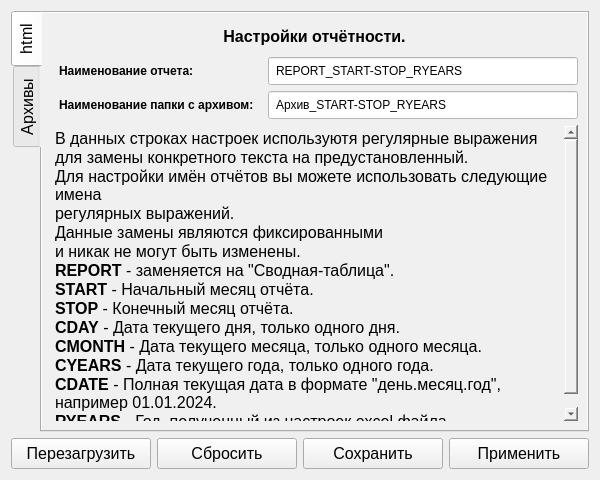
<?xml version="1.0" encoding="UTF-8"?>
<ui version="4.0">
 <class>settings_form</class>
 <widget class="QWidget" name="settings_form">
  <property name="geometry">
   <rect>
    <x>0</x>
    <y>0</y>
    <width>600</width>
    <height>480</height>
   </rect>
  </property>
  <property name="minimumSize">
   <size>
    <width>600</width>
    <height>480</height>
   </size>
  </property>
  <property name="font">
   <font>
    <family>Arial</family>
    <pointsize>12</pointsize>
   </font>
  </property>
  <property name="contextMenuPolicy">
   <enum>Qt::DefaultContextMenu</enum>
  </property>
  <property name="windowTitle">
   <string>Настройки</string>
  </property>
  <property name="windowIcon">
   <iconset resource="resourses.qrc">
    <normaloff>:/icon_res/excel.svg</normaloff>:/icon_res/excel.svg</iconset>
  </property>
  <layout class="QVBoxLayout" name="verticalLayout">
   <item>
    <widget class="QTabWidget" name="tab_widget">
     <property name="layoutDirection">
      <enum>Qt::LeftToRight</enum>
     </property>
     <property name="styleSheet">
      <string notr="true">background-color: rgb(240, 240, 240);</string>
     </property>
     <property name="tabPosition">
      <enum>QTabWidget::West</enum>
     </property>
     <property name="currentIndex">
      <number>0</number>
     </property>
     <widget class="QWidget" name="tab">
      <attribute name="icon">
       <iconset resource="resourses.qrc">
        <normaloff>:/icon_res/html.svg</normaloff>:/icon_res/html.svg</iconset>
      </attribute>
      <attribute name="title">
       <string>html</string>
      </attribute>
      <layout class="QGridLayout" name="gridLayout">
       <item row="1" column="0">
        <widget class="QLabel" name="label_regular">
         <property name="styleSheet">
          <string notr="true">padding: 5px;</string>
         </property>
         <property name="text">
          <string>&lt;html&gt;&lt;head/&gt;&lt;body&gt;&lt;p&gt;&lt;span style=&quot; font-weight:600;&quot;&gt;Наименование отчета:&lt;/span&gt;&lt;/p&gt;&lt;/body&gt;&lt;/html&gt;</string>
         </property>
        </widget>
       </item>
       <item row="1" column="1">
        <widget class="QLineEdit" name="edit_regular">
         <property name="styleSheet">
          <string notr="true">background-color: rgb(255, 255, 255);
padding: 5px;</string>
         </property>
         <property name="text">
          <string>REPORT_START-STOP_RYEARS</string>
         </property>
        </widget>
       </item>
       <item row="2" column="0">
        <widget class="QLabel" name="label_zip">
         <property name="styleSheet">
          <string notr="true">padding: 5px;</string>
         </property>
         <property name="text">
          <string>&lt;html&gt;&lt;head/&gt;&lt;body&gt;&lt;p&gt;&lt;span style=&quot; font-weight:600;&quot;&gt;Наименование папки с архивом:&lt;/span&gt;&lt;/p&gt;&lt;/body&gt;&lt;/html&gt;</string>
         </property>
        </widget>
       </item>
       <item row="2" column="1">
        <widget class="QLineEdit" name="edit_zip">
         <property name="styleSheet">
          <string notr="true">background-color: rgb(255, 255, 255);
padding: 5px;</string>
         </property>
         <property name="text">
          <string>Архив_START-STOP_RYEARS</string>
         </property>
        </widget>
       </item>
       <item row="3" column="0" colspan="2">
        <widget class="QTextEdit" name="edit_info">
         <property name="sizePolicy">
          <sizepolicy hsizetype="Expanding" vsizetype="Expanding">
           <horstretch>0</horstretch>
           <verstretch>0</verstretch>
          </sizepolicy>
         </property>
         <property name="styleSheet">
          <string notr="true">background-color: rgb(240, 240, 240);</string>
         </property>
         <property name="frameShape">
          <enum>QFrame::NoFrame</enum>
         </property>
         <property name="frameShadow">
          <enum>QFrame::Plain</enum>
         </property>
         <property name="sizeAdjustPolicy">
          <enum>QAbstractScrollArea::AdjustIgnored</enum>
         </property>
         <property name="undoRedoEnabled">
          <bool>false</bool>
         </property>
         <property name="html">
          <string>&lt;!DOCTYPE HTML PUBLIC &quot;-//W3C//DTD HTML 4.0//EN&quot; &quot;http://www.w3.org/TR/REC-html40/strict.dtd&quot;&gt;
&lt;html&gt;&lt;head&gt;&lt;meta name=&quot;qrichtext&quot; content=&quot;1&quot; /&gt;&lt;style type=&quot;text/css&quot;&gt;
p, li { white-space: pre-wrap; }
&lt;/style&gt;&lt;/head&gt;&lt;body style=&quot; font-family:'MS Shell Dlg 2'; font-size:8.25pt; font-weight:400; font-style:normal;&quot;&gt;
&lt;p style=&quot; margin-top:0px; margin-bottom:0px; margin-left:0px; margin-right:0px; -qt-block-indent:0; text-indent:0px;&quot;&gt;&lt;span style=&quot; font-family:'Arial'; font-size:12pt;&quot;&gt;В данных строках настроек используютя регулярные выражения&lt;/span&gt;&lt;/p&gt;
&lt;p style=&quot; margin-top:0px; margin-bottom:0px; margin-left:0px; margin-right:0px; -qt-block-indent:0; text-indent:0px;&quot;&gt;&lt;span style=&quot; font-family:'Arial'; font-size:12pt;&quot;&gt;для замены конкретного текста на предустановленный.&lt;/span&gt;&lt;/p&gt;
&lt;p style=&quot; margin-top:0px; margin-bottom:0px; margin-left:0px; margin-right:0px; -qt-block-indent:0; text-indent:0px;&quot;&gt;&lt;span style=&quot; font-family:'Arial'; font-size:12pt;&quot;&gt;Для настройки имён отчётов вы можете использовать следующие имена&lt;/span&gt;&lt;/p&gt;
&lt;p style=&quot; margin-top:0px; margin-bottom:0px; margin-left:0px; margin-right:0px; -qt-block-indent:0; text-indent:0px;&quot;&gt;&lt;span style=&quot; font-family:'Arial'; font-size:12pt;&quot;&gt;регулярных выражений.&lt;/span&gt;&lt;/p&gt;
&lt;p style=&quot; margin-top:0px; margin-bottom:0px; margin-left:0px; margin-right:0px; -qt-block-indent:0; text-indent:0px;&quot;&gt;&lt;span style=&quot; font-family:'Arial'; font-size:12pt;&quot;&gt;Данные замены являются фиксированными &lt;/span&gt;&lt;/p&gt;
&lt;p style=&quot; margin-top:0px; margin-bottom:0px; margin-left:0px; margin-right:0px; -qt-block-indent:0; text-indent:0px;&quot;&gt;&lt;span style=&quot; font-family:'Arial'; font-size:12pt;&quot;&gt;и никак не могут быть изменены.&lt;/span&gt;&lt;/p&gt;
&lt;p style=&quot; margin-top:0px; margin-bottom:0px; margin-left:0px; margin-right:0px; -qt-block-indent:0; text-indent:0px;&quot;&gt;&lt;span style=&quot; font-family:'Arial'; font-size:12pt; font-weight:600;&quot;&gt;REPORT&lt;/span&gt;&lt;span style=&quot; font-family:'Arial'; font-size:12pt;&quot;&gt; - заменяется на &amp;quot;Сводная-таблица&amp;quot;.&lt;/span&gt;&lt;/p&gt;
&lt;p style=&quot; margin-top:0px; margin-bottom:0px; margin-left:0px; margin-right:0px; -qt-block-indent:0; text-indent:0px;&quot;&gt;&lt;span style=&quot; font-family:'Arial'; font-size:12pt; font-weight:600;&quot;&gt;START&lt;/span&gt;&lt;span style=&quot; font-family:'Arial'; font-size:12pt;&quot;&gt; - Начальный месяц отчёта.&lt;/span&gt;&lt;/p&gt;
&lt;p style=&quot; margin-top:0px; margin-bottom:0px; margin-left:0px; margin-right:0px; -qt-block-indent:0; text-indent:0px;&quot;&gt;&lt;span style=&quot; font-family:'Arial'; font-size:12pt; font-weight:600;&quot;&gt;STOP&lt;/span&gt;&lt;span style=&quot; font-family:'Arial'; font-size:12pt;&quot;&gt; - Конечный месяц отчёта.&lt;/span&gt;&lt;/p&gt;
&lt;p style=&quot; margin-top:0px; margin-bottom:0px; margin-left:0px; margin-right:0px; -qt-block-indent:0; text-indent:0px;&quot;&gt;&lt;span style=&quot; font-family:'Arial'; font-size:12pt; font-weight:600;&quot;&gt;CDAY&lt;/span&gt;&lt;span style=&quot; font-family:'Arial'; font-size:12pt;&quot;&gt; - Дата текущего дня, только одного дня.&lt;/span&gt;&lt;/p&gt;
&lt;p style=&quot; margin-top:0px; margin-bottom:0px; margin-left:0px; margin-right:0px; -qt-block-indent:0; text-indent:0px;&quot;&gt;&lt;span style=&quot; font-family:'Arial'; font-size:12pt; font-weight:600;&quot;&gt;CMONTH&lt;/span&gt;&lt;span style=&quot; font-family:'Arial'; font-size:12pt;&quot;&gt; - Дата текущего месяца, только одного месяца.&lt;/span&gt;&lt;/p&gt;
&lt;p style=&quot; margin-top:0px; margin-bottom:0px; margin-left:0px; margin-right:0px; -qt-block-indent:0; text-indent:0px;&quot;&gt;&lt;span style=&quot; font-family:'Arial'; font-size:12pt; font-weight:600;&quot;&gt;CYEARS&lt;/span&gt;&lt;span style=&quot; font-family:'Arial'; font-size:12pt;&quot;&gt; - Дата текущего года, только одного года.&lt;/span&gt;&lt;/p&gt;
&lt;p style=&quot; margin-top:0px; margin-bottom:0px; margin-left:0px; margin-right:0px; -qt-block-indent:0; text-indent:0px;&quot;&gt;&lt;span style=&quot; font-family:'Arial'; font-size:12pt; font-weight:600;&quot;&gt;CDATE&lt;/span&gt;&lt;span style=&quot; font-family:'Arial'; font-size:12pt;&quot;&gt; - Полная текущая дата в формате &amp;quot;день.месяц.год&amp;quot;, например 01.01.2024.&lt;/span&gt;&lt;/p&gt;
&lt;p style=&quot; margin-top:0px; margin-bottom:0px; margin-left:0px; margin-right:0px; -qt-block-indent:0; text-indent:0px;&quot;&gt;&lt;span style=&quot; font-family:'Arial'; font-size:12pt; font-weight:600;&quot;&gt;RYEARS&lt;/span&gt;&lt;span style=&quot; font-family:'Arial'; font-size:12pt;&quot;&gt; - Год, полученный из настроек excel файла.&lt;/span&gt;&lt;/p&gt;&lt;/body&gt;&lt;/html&gt;</string>
         </property>
         <property name="acceptRichText">
          <bool>false</bool>
         </property>
         <property name="textInteractionFlags">
          <set>Qt::TextSelectableByKeyboard|Qt::TextSelectableByMouse</set>
         </property>
        </widget>
       </item>
       <item row="0" column="0" colspan="2">
        <widget class="QLabel" name="label_html">
         <property name="sizePolicy">
          <sizepolicy hsizetype="Preferred" vsizetype="Preferred">
           <horstretch>0</horstretch>
           <verstretch>0</verstretch>
          </sizepolicy>
         </property>
         <property name="styleSheet">
          <string notr="true">padding: 5px;</string>
         </property>
         <property name="text">
          <string>&lt;html&gt;&lt;head/&gt;&lt;body&gt;&lt;p&gt;&lt;span style=&quot; font-size:12pt; font-weight:600;&quot;&gt;Настройки отчётности.&lt;/span&gt;&lt;/p&gt;&lt;/body&gt;&lt;/html&gt;</string>
         </property>
         <property name="alignment">
          <set>Qt::AlignCenter</set>
         </property>
        </widget>
       </item>
      </layout>
     </widget>
     <widget class="QWidget" name="tab_2">
      <attribute name="icon">
       <iconset resource="resourses.qrc">
        <normaloff>:/icon_res/zip.png</normaloff>:/icon_res/zip.png</iconset>
      </attribute>
      <attribute name="title">
       <string>Архивы</string>
      </attribute>
      <layout class="QGridLayout" name="gridLayout_2">
       <item row="0" column="0">
        <widget class="QLabel" name="label_zipconfig">
         <property name="sizePolicy">
          <sizepolicy hsizetype="Expanding" vsizetype="Preferred">
           <horstretch>0</horstretch>
           <verstretch>0</verstretch>
          </sizepolicy>
         </property>
         <property name="styleSheet">
          <string notr="true">padding: 5px;</string>
         </property>
         <property name="text">
          <string>&lt;html&gt;&lt;head/&gt;&lt;body&gt;&lt;p&gt;&lt;span style=&quot; font-size:12pt; font-weight:600;&quot;&gt;Настройки архивов.&lt;/span&gt;&lt;/p&gt;&lt;/body&gt;&lt;/html&gt;</string>
         </property>
         <property name="alignment">
          <set>Qt::AlignCenter</set>
         </property>
        </widget>
       </item>
       <item row="1" column="0">
        <widget class="QCheckBox" name="check_run">
         <property name="styleSheet">
          <string notr="true">padding: 5px;</string>
         </property>
         <property name="text">
          <string>Открыть отчёт после создания</string>
         </property>
         <property name="checked">
          <bool>true</bool>
         </property>
        </widget>
       </item>
       <item row="2" column="0">
        <widget class="QCheckBox" name="check_zip">
         <property name="styleSheet">
          <string notr="true">padding: 5px;</string>
         </property>
         <property name="text">
          <string>Открыть папку с архивом после формирования</string>
         </property>
        </widget>
       </item>
       <item row="3" column="0">
        <spacer name="verticalSpacer">
         <property name="orientation">
          <enum>Qt::Vertical</enum>
         </property>
         <property name="sizeHint" stdset="0">
          <size>
           <width>532</width>
           <height>330</height>
          </size>
         </property>
        </spacer>
       </item>
      </layout>
     </widget>
    </widget>
   </item>
   <item>
    <layout class="QHBoxLayout" name="horizontal_layout">
     <item>
      <widget class="QPushButton" name="upload_btn">
       <property name="styleSheet">
        <string notr="true">padding: 5px;</string>
       </property>
       <property name="text">
        <string>Перезагрузить</string>
       </property>
       <property name="icon">
        <iconset resource="resourses.qrc">
         <normaloff>:/icon_res/refresh.png</normaloff>:/icon_res/refresh.png</iconset>
       </property>
      </widget>
     </item>
     <item>
      <widget class="QPushButton" name="clear_btn">
       <property name="styleSheet">
        <string notr="true">padding: 5px;</string>
       </property>
       <property name="text">
        <string>Сбросить</string>
       </property>
       <property name="icon">
        <iconset resource="resourses.qrc">
         <normaloff>:/icon_res/clear.png</normaloff>:/icon_res/clear.png</iconset>
       </property>
      </widget>
     </item>
     <item>
      <widget class="QPushButton" name="save_btn">
       <property name="styleSheet">
        <string notr="true">padding: 5px;</string>
       </property>
       <property name="text">
        <string>Сохранить</string>
       </property>
       <property name="icon">
        <iconset resource="resourses.qrc">
         <normaloff>:/icon_res/save.png</normaloff>:/icon_res/save.png</iconset>
       </property>
      </widget>
     </item>
     <item>
      <widget class="QPushButton" name="uses_btn">
       <property name="styleSheet">
        <string notr="true">padding: 5px;</string>
       </property>
       <property name="text">
        <string>Применить</string>
       </property>
       <property name="icon">
        <iconset resource="resourses.qrc">
         <normaloff>:/icon_res/uses.png</normaloff>:/icon_res/uses.png</iconset>
       </property>
      </widget>
     </item>
    </layout>
   </item>
  </layout>
 </widget>
 <resources>
  <include location="resourses.qrc"/>
 </resources>
 <connections/>
</ui>
